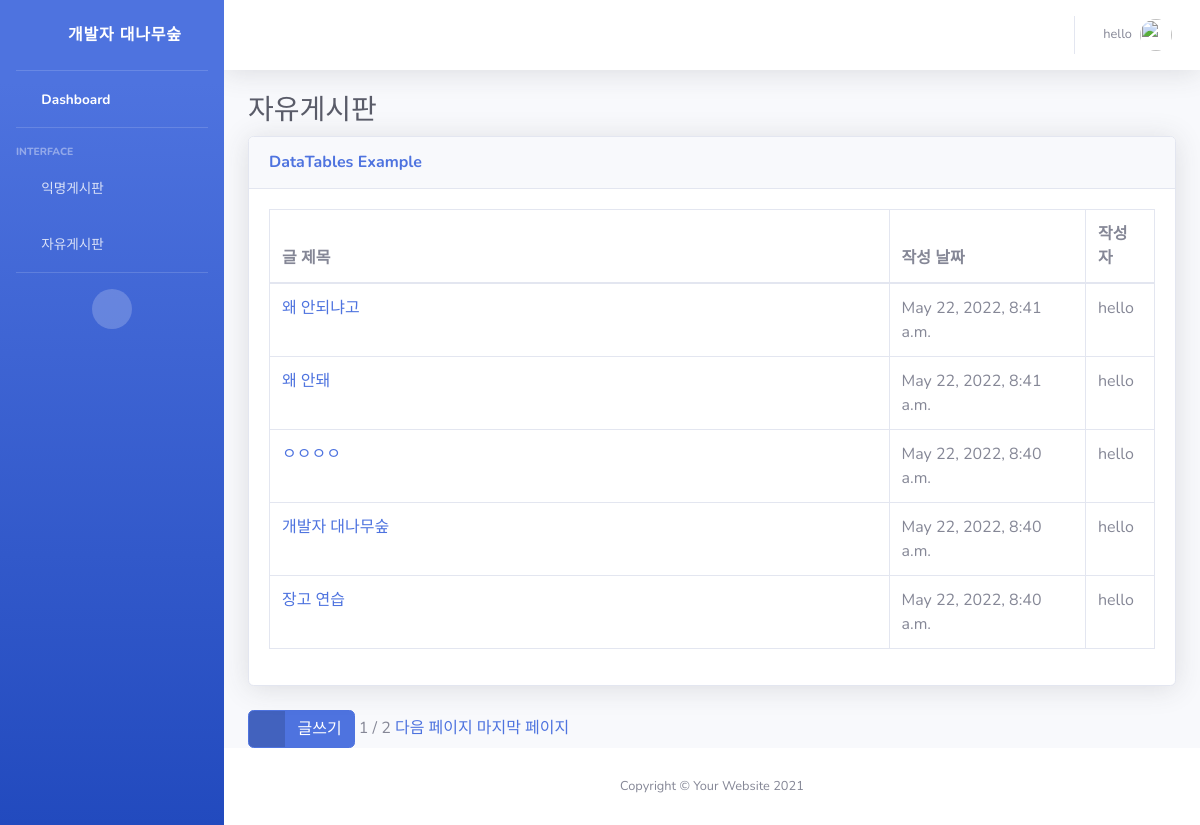
The page / (signed in) on the database its author committed.
### snsapp/models.py (models this page shows, shortened)
class FreePost(models.Model):
  title = models.CharField(max_length=200)
  body = models.TextField()
  date = models.DateTimeField(auto_now_add=True)
  author = models.ForeignKey(User, null=True, blank=True, on_delete=models.CASCADE)

### snsapp/views.py (the view)
# urls.py: path('', views.freehome),
def freehome(request):
  freeposts = FreePost.objects.filter().order_by('-date')
  paginator = Paginator(freeposts, 5)
  pagenum = request.GET.get('page')  # 페이지 넘버에 해당하는 숫자 /?page=pagenum
  freeposts = paginator.get_page(pagenum) # 페이지에 해당하는 포스트 정보들
  return render(request, 'free_index.html', {'freeposts':freeposts})

### snsapp/templates/free_index.html (shortened to what this page needs)
{% extends 'base.html' %}
{% block content %}
<h1 class="h3 mb-2 text-gray-800">자유게시판</h1>
<div class="card shadow mb-4">
    <div class="card-header py-3">
        <h6 class="m-0 font-weight-bold text-primary">DataTables Example</h6>
    </div>
    <div class="card-body">
        <div class="table-responsive">
            <table class="table table-bordered" id="dataTable" width="100%" cellspacing="0">
                <thead>
                    <tr>
                        <th width="70%">글 제목</th>
                        <th>작성 날짜</th>
                        <th>작성자</th>
                    </tr>
                </thead>
                <tbody>
                    {% for post in freeposts %}
                    <tr>
                        <td><a href="{% url 'freedetail' post.id %}">{{ post.title }}</a></td>
                        <td>{{ post.date }}</td>
                        <td>{{ post.author.username }}</td>
                    </tr>
                    {% endfor %}
                </tbody>
            </table>
        </div>
    </div>
</div>
{% if user.is_authenticated %}
<a href="{% url 'freepostcreate' %}" class="btn btn-primary btn-icon-split">
    <span class="icon text-white-50">
        <i class="fas fa-flag"></i>
    </span>
    <span class="text">글쓰기</span>
</a>
{% endif %}
<span>{{ freeposts.number }}</span>
<span> / {{ freeposts.paginator.num_pages }}</span>
{% if freeposts.has_next %}
<a href="?page={{ freeposts.next_page_number }}">다음 페이지</a>
<a href="?page={{ freeposts.paginator.num_pages }}">마지막 페이지</a>
{% endif %}
{% endblock %}

### snsapp/templates/base.html (shortened to what this page needs)
{% load static %}
<!DOCTYPE html>
<html lang="en">
<head>
  <link href="{% static 'vendor/fontawesome-free/css/all.min.css' %}" rel="stylesheet" type="text/css">
  <link href="{% static 'css/sb-admin-2.min.css' %}" rel="stylesheet">
</head>
<body id="page-top">
  <div id="wrapper">
    <ul class="navbar-nav bg-gradient-primary sidebar sidebar-dark accordion" id="accordionSidebar">
      <a class="sidebar-brand d-flex align-items-center justify-content-center" href="{% url 'freehome' %}">
        <div class="sidebar-brand-icon rotate-n-15">
          <i class="fas fa-laugh-wink"></i>
        </div>
        <div class="sidebar-brand-text mx-3">개발자 대나무숲</div>
      </a>
      <hr class="sidebar-divider my-0">
      <li class="nav-item active">
        <a class="nav-link" href="{% url 'freehome' %}">
          <i class="fas fa-fw fa-tachometer-alt"></i>
          <span>Dashboard</span></a>
      </li>
      <hr class="sidebar-divider">
      <div class="sidebar-heading">
        Interface
      </div>
      <li class="nav-item">
        <a class="nav-link" href="{% url 'home' %}">
          <i class="fas fa-fw fa-chart-area"></i>
          <span>익명게시판</span>
        </a>
      </li>
      <li class="nav-item">
        <a class="nav-link" href="{% url 'freehome' %}">
          <i class="fas fa-fw fa-table"></i>
          <span>자유게시판</span>
        </a>
      </li>
      <hr class="sidebar-divider">
      <div class="text-center d-none d-md-inline">
        <button class="rounded-circle border-0" id="sidebarToggle"></button>
      </div>
    </ul>
    <div id="content-wrapper" class="d-flex flex-column">
      <div id="content">
        <nav class="navbar navbar-expand navbar-light bg-white topbar mb-4 static-top shadow">
          <ul class="navbar-nav ml-auto">
            <li class="nav-item dropdown no-arrow">
              <a class="nav-link dropdown-toggle" href="#" id="userDropdown" role="button" data-toggle="dropdown"
                aria-haspopup="true" aria-expanded="false">
                {% if user.is_authenticated %}
                <span class="mr-2 d-none d-lg-inline text-gray-600 small">{{ user.username }}</span>
                {% else %}
                <span class="mr-2 d-none d-lg-inline text-gray-600 small">로그인</span>
                {% endif %}
                <img class="img-profile rounded-circle" src="{% static 'img/undraw_profile.svg' %}">
              </a>
            </li>
          </ul>
        </nav>
        <div class="container-fluid">
          {% block content %}
          {% endblock %}
        </div>
      </div>
      <footer class="sticky-footer bg-white">
        <div class="container my-auto">
          <div class="copyright text-center my-auto">
            <span>Copyright &copy; Your Website 2021</span>
          </div>
        </div>
      </footer>
    </div>
  </div>
</body>
</html>

### rows shown on the page
FreePost: title "왜 안되냐고", date "May 22, 2022, 8:41 a.m.", author.username "hello"
FreePost: title "왜 안돼", date "May 22, 2022, 8:41 a.m.", author.username "hello"
FreePost: title "ㅇㅇㅇㅇ", date "May 22, 2022, 8:40 a.m.", author.username "hello"
FreePost: title "개발자 대나무숲", date "May 22, 2022, 8:40 a.m.", author.username "hello"
FreePost: title "장고 연습", date "May 22, 2022, 8:40 a.m.", author.username "hello"

### other values the page prints
{{ user.username }} "hello"
{{ freeposts.number }} "1"
{{ freeposts.paginator.num_pages }} "2"
